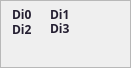
    <widget class="QFrame" name="frmDigitalInput">
     <property name="geometry">
      <rect>
       <x>550</x>
       <y>190</y>
       <width>131</width>
       <height>68</height>
      </rect>
     </property>
     <property name="frameShape">
      <enum>QFrame::StyledPanel</enum>
     </property>
     <property name="frameShadow">
      <enum>QFrame::Raised</enum>
     </property>
     <widget class="QLabel" name="lbl_cnLedD0">
      <property name="geometry">
       <rect>
        <x>12</x>
        <y>5</y>
        <width>21</width>
        <height>18</height>
       </rect>
      </property>
      <property name="sizePolicy">
       <sizepolicy hsizetype="Fixed" vsizetype="Fixed">
        <horstretch>0</horstretch>
        <verstretch>0</verstretch>
       </sizepolicy>
      </property>
      <property name="font">
       <font>
        <family>Sans</family>
        <pointsize>9</pointsize>
        <italic>false</italic>
        <bold>true</bold>
       </font>
      </property>
      <property name="styleSheet">
       <string notr="true">color:rgb(36, 31, 49);
font: 700 9pt &quot;Sans&quot;;</string>
      </property>
      <property name="text">
       <string>Di0</string>
      </property>
     </widget>
     <widget class="QLabel" name="lbl_cnLedD1">
      <property name="geometry">
       <rect>
        <x>50</x>
        <y>5</y>
        <width>21</width>
        <height>18</height>
       </rect>
      </property>
      <property name="sizePolicy">
       <sizepolicy hsizetype="Fixed" vsizetype="Fixed">
        <horstretch>0</horstretch>
        <verstretch>0</verstretch>
       </sizepolicy>
      </property>
      <property name="font">
       <font>
        <family>Sans</family>
        <pointsize>9</pointsize>
        <italic>false</italic>
        <bold>true</bold>
       </font>
      </property>
      <property name="styleSheet">
       <string notr="true">color:rgb(36, 31, 49);
font: 700 9pt &quot;Sans&quot;;</string>
      </property>
      <property name="text">
       <string>Di1</string>
      </property>
     </widget>
     <widget class="cnLed" name="cnLedD0">
      <property name="geometry">
       <rect>
        <x>32</x>
        <y>8</y>
        <width>12</width>
        <height>12</height>
       </rect>
      </property>
      <property name="sizePolicy">
       <sizepolicy hsizetype="Fixed" vsizetype="Fixed">
        <horstretch>0</horstretch>
        <verstretch>0</verstretch>
       </sizepolicy>
      </property>
      <property name="minimumSize">
       <size>
        <width>12</width>
        <height>12</height>
       </size>
      </property>
      <property name="maximumSize">
       <size>
        <width>12</width>
        <height>12</height>
       </size>
      </property>
      <property name="font">
       <font>
        <pointsize>10</pointsize>
       </font>
      </property>
      <property name="toolTip">
       <string>Digital input 0</string>
      </property>
      <property name="text">
       <string notr="true"/>
      </property>
      <property name="pixmap">
       <pixmap>images/ledVerteEteinte.svg</pixmap>
      </property>
      <property name="scaledContents">
       <bool>true</bool>
      </property>
      <property name="Couleur" stdset="0">
       <string>Verte</string>
      </property>
     </widget>
     <widget class="cnLed" name="cnLedD1">
      <property name="geometry">
       <rect>
        <x>70</x>
        <y>8</y>
        <width>12</width>
        <height>12</height>
       </rect>
      </property>
      <property name="sizePolicy">
       <sizepolicy hsizetype="Fixed" vsizetype="Fixed">
        <horstretch>0</horstretch>
        <verstretch>0</verstretch>
       </sizepolicy>
      </property>
      <property name="minimumSize">
       <size>
        <width>12</width>
        <height>12</height>
       </size>
      </property>
      <property name="maximumSize">
       <size>
        <width>12</width>
        <height>12</height>
       </size>
      </property>
      <property name="font">
       <font>
        <pointsize>10</pointsize>
       </font>
      </property>
      <property name="toolTip">
       <string>Digital input 1</string>
      </property>
      <property name="text">
       <string notr="true"/>
      </property>
      <property name="pixmap">
       <pixmap>images/ledVerteEteinte.svg</pixmap>
      </property>
      <property name="scaledContents">
       <bool>true</bool>
      </property>
      <property name="Couleur" stdset="0">
       <string>Verte</string>
      </property>
     </widget>
     <widget class="cnQPushButton" name="btnM64P0">
      <property name="geometry">
       <rect>
        <x>10</x>
        <y>40</y>
        <width>24</width>
        <height>24</height>
       </rect>
      </property>
      <property name="sizePolicy">
       <sizepolicy hsizetype="Fixed" vsizetype="Fixed">
        <horstretch>0</horstretch>
        <verstretch>0</verstretch>
       </sizepolicy>
      </property>
      <property name="minimumSize">
       <size>
        <width>24</width>
        <height>24</height>
       </size>
      </property>
      <property name="maximumSize">
       <size>
        <width>24</width>
        <height>24</height>
       </size>
      </property>
      <property name="cursor">
       <cursorShape>PointingHandCursor</cursorShape>
      </property>
      <property name="styleSheet">
       <string notr="true">border-radius: 12;</string>
      </property>
      <property name="text">
       <string/>
      </property>
      <property name="icon">
       <iconset>
        <normaloff>images/btnM64P0.svg</normaloff>images/btnM64P0.svg</iconset>
      </property>
      <property name="iconSize">
       <size>
        <width>24</width>
        <height>24</height>
       </size>
      </property>
     </widget>
     <widget class="cnQPushButton" name="btnM64P1">
      <property name="geometry">
       <rect>
        <x>40</x>
        <y>40</y>
        <width>24</width>
        <height>24</height>
       </rect>
      </property>
      <property name="sizePolicy">
       <sizepolicy hsizetype="Fixed" vsizetype="Fixed">
        <horstretch>0</horstretch>
        <verstretch>0</verstretch>
       </sizepolicy>
      </property>
      <property name="minimumSize">
       <size>
        <width>24</width>
        <height>24</height>
       </size>
      </property>
      <property name="maximumSize">
       <size>
        <width>24</width>
        <height>24</height>
       </size>
      </property>
      <property name="cursor">
       <cursorShape>PointingHandCursor</cursorShape>
      </property>
      <property name="styleSheet">
       <string notr="true">border-radius: 12;</string>
      </property>
      <property name="text">
       <string/>
      </property>
      <property name="icon">
       <iconset>
        <normaloff>images/btnM64P1.svg</normaloff>images/btnM64P1.svg</iconset>
      </property>
      <property name="iconSize">
       <size>
        <width>24</width>
        <height>24</height>
       </size>
      </property>
     </widget>
     <widget class="cnQPushButton" name="btnM64P3">
      <property name="geometry">
       <rect>
        <x>70</x>
        <y>40</y>
        <width>24</width>
        <height>24</height>
       </rect>
      </property>
      <property name="sizePolicy">
       <sizepolicy hsizetype="Fixed" vsizetype="Fixed">
        <horstretch>0</horstretch>
        <verstretch>0</verstretch>
       </sizepolicy>
      </property>
      <property name="minimumSize">
       <size>
        <width>24</width>
        <height>24</height>
       </size>
      </property>
      <property name="maximumSize">
       <size>
        <width>24</width>
        <height>24</height>
       </size>
      </property>
      <property name="cursor">
       <cursorShape>PointingHandCursor</cursorShape>
      </property>
      <property name="styleSheet">
       <string notr="true">border-radius: 12;</string>
      </property>
      <property name="text">
       <string/>
      </property>
      <property name="icon">
       <iconset>
        <normaloff>images/btnM64P3.svg</normaloff>images/btnM64P3.svg</iconset>
      </property>
      <property name="iconSize">
       <size>
        <width>24</width>
        <height>24</height>
       </size>
      </property>
     </widget>
     <widget class="cnQPushButton" name="btnM64P2">
      <property name="geometry">
       <rect>
        <x>100</x>
        <y>40</y>
        <width>24</width>
        <height>24</height>
       </rect>
      </property>
      <property name="sizePolicy">
       <sizepolicy hsizetype="Fixed" vsizetype="Fixed">
        <horstretch>0</horstretch>
        <verstretch>0</verstretch>
       </sizepolicy>
      </property>
      <property name="minimumSize">
       <size>
        <width>24</width>
        <height>24</height>
       </size>
      </property>
      <property name="maximumSize">
       <size>
        <width>24</width>
        <height>24</height>
       </size>
      </property>
      <property name="cursor">
       <cursorShape>PointingHandCursor</cursorShape>
      </property>
      <property name="styleSheet">
       <string notr="true">border-radius: 12;</string>
      </property>
      <property name="text">
       <string/>
      </property>
      <property name="icon">
       <iconset>
        <normaloff>images/btnM64P2.svg</normaloff>images/btnM64P2.svg</iconset>
      </property>
      <property name="iconSize">
       <size>
        <width>24</width>
        <height>24</height>
       </size>
      </property>
     </widget>
     <widget class="QLabel" name="lbl_cnLedD2">
      <property name="geometry">
       <rect>
        <x>12</x>
        <y>20</y>
        <width>21</width>
        <height>18</height>
       </rect>
      </property>
      <property name="sizePolicy">
       <sizepolicy hsizetype="Fixed" vsizetype="Fixed">
        <horstretch>0</horstretch>
        <verstretch>0</verstretch>
       </sizepolicy>
      </property>
      <property name="font">
       <font>
        <family>Sans</family>
        <pointsize>9</pointsize>
        <italic>false</italic>
        <bold>true</bold>
       </font>
      </property>
      <property name="styleSheet">
       <string notr="true">color:rgb(36, 31, 49);
font: 700 9pt &quot;Sans&quot;;</string>
      </property>
      <property name="text">
       <string>Di2</string>
      </property>
     </widget>
     <widget class="cnLed" name="cnLedD2">
      <property name="geometry">
       <rect>
        <x>32</x>
        <y>23</y>
        <width>12</width>
        <height>12</height>
       </rect>
      </property>
      <property name="sizePolicy">
       <sizepolicy hsizetype="Fixed" vsizetype="Fixed">
        <horstretch>0</horstretch>
        <verstretch>0</verstretch>
       </sizepolicy>
      </property>
      <property name="minimumSize">
       <size>
        <width>12</width>
        <height>12</height>
       </size>
      </property>
      <property name="maximumSize">
       <size>
        <width>12</width>
        <height>12</height>
       </size>
      </property>
      <property name="font">
       <font>
        <pointsize>10</pointsize>
       </font>
      </property>
      <property name="toolTip">
       <string>Digital input 2</string>
      </property>
      <property name="text">
       <string notr="true"/>
      </property>
      <property name="pixmap">
       <pixmap>images/ledVerteEteinte.svg</pixmap>
      </property>
      <property name="scaledContents">
       <bool>true</bool>
      </property>
      <property name="Couleur" stdset="0">
       <string>Verte</string>
      </property>
     </widget>
     <widget class="QLabel" name="lbl_cnLedD3">
      <property name="geometry">
       <rect>
        <x>50</x>
        <y>20</y>
        <width>20</width>
        <height>17</height>
       </rect>
      </property>
      <property name="sizePolicy">
       <sizepolicy hsizetype="Fixed" vsizetype="Fixed">
        <horstretch>0</horstretch>
        <verstretch>0</verstretch>
       </sizepolicy>
      </property>
      <property name="font">
       <font>
        <family>Sans</family>
        <pointsize>9</pointsize>
        <italic>false</italic>
        <bold>true</bold>
       </font>
      </property>
      <property name="styleSheet">
       <string notr="true">color:rgb(36, 31, 49);
font: 700 9pt &quot;Sans&quot;;</string>
      </property>
      <property name="text">
       <string>Di3</string>
      </property>
     </widget>
     <widget class="cnLed" name="cnLedD3">
      <property name="geometry">
       <rect>
        <x>70</x>
        <y>23</y>
        <width>12</width>
        <height>12</height>
       </rect>
      </property>
      <property name="sizePolicy">
       <sizepolicy hsizetype="Fixed" vsizetype="Fixed">
        <horstretch>0</horstretch>
        <verstretch>0</verstretch>
       </sizepolicy>
      </property>
      <property name="minimumSize">
       <size>
        <width>12</width>
        <height>12</height>
       </size>
      </property>
      <property name="maximumSize">
       <size>
        <width>12</width>
        <height>12</height>
       </size>
      </property>
      <property name="font">
       <font>
        <pointsize>10</pointsize>
       </font>
      </property>
      <property name="toolTip">
       <string>Digital input 3</string>
      </property>
      <property name="text">
       <string notr="true"/>
      </property>
      <property name="pixmap">
       <pixmap>images/ledVerteEteinte.svg</pixmap>
      </property>
      <property name="scaledContents">
       <bool>true</bool>
      </property>
      <property name="Couleur" stdset="0">
       <string>Verte</string>
      </property>
     </widget>
    </widget>
